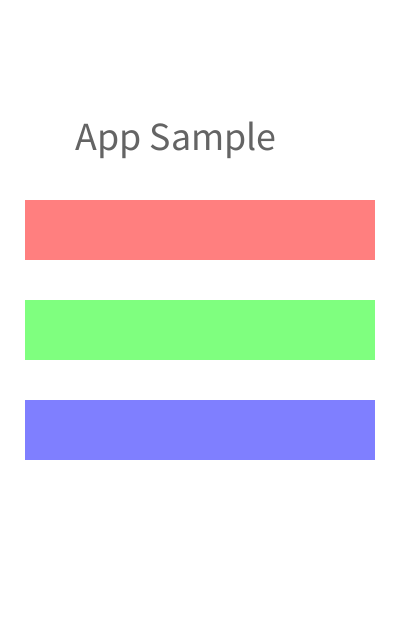
Frame 1 (no input)
Frame 60 (the mouse pressed at the canvas centre just before this capture): identical to frame 1, image omitted
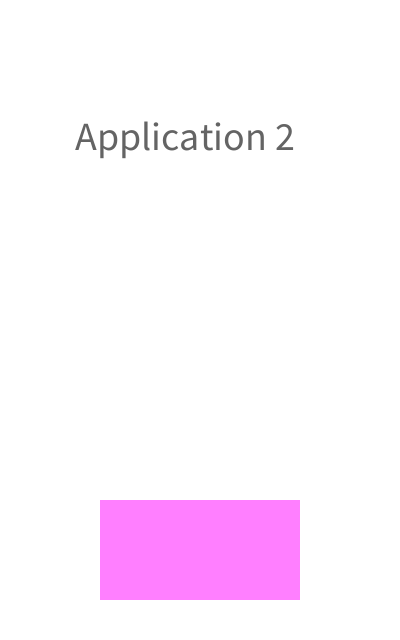
Frame 120 (the mouse held since frame 60 and released just before this capture)

The Processing sketch that drew these frames (run headless with seeded random() and noise(); from frame 60 on, the mouse is pressed at the canvas centre):

// Processing sketch: MyApp001
// ── MyApp001.pde
int mode;
int xsize;
int ysize;

void setup() {
  mode=0;
  xsize=400;
  ysize=640;
  size(400, 640);
}

void draw() {
  switch(mode) {
    case 0:
      draw_main();
      break;
    case 1:
      draw_sub1();
      break;
    case 2:
      draw_sub2();
      break;
    case 3:
      draw_sub3();
      break;
    default:
      mode=0;
      draw_main();
      break;
  }
}
// ── main.pde
void draw_main() {
  noStroke();
  fill(255,255,255);
  rect(0,0,xsize,ysize);
  
  textSize(40);
  fill(100,100,100);
  text("App Sample", 75, 150);
  fill(255,127,127);
  rect(25,200,xsize-50,60);
  fill(127,255,127);
  rect(25,300,xsize-50,60);
  fill(127,127,255);
  rect(25,400,xsize-50,60);
  
  if (mousePressed) {
    if (mouseX >= 25 && mouseX <=xsize-50) {
      if(mouseY >= 200 && mouseY <= 260) { mode=1;}
      else if(mouseY >= 300 && mouseY <= 360) { mode=2; }
      else if(mouseY >= 400 && mouseY <= 460) { mode=3; }
    }
  }
}
// ── sub1.pde
void draw_sub1() {
  noStroke();
  fill(255,255,255);
  rect(0,0,xsize,ysize);
  
  textSize(40);
  fill(100,100,100);
  text("Application 1", 75, 150);
  
  fill(127,255,255);
  rect(100,500,xsize-200,100);
  
  if (mousePressed) {
    if (mouseX >= 100 && mouseX <=xsize-100) {
      if(mouseY >= 500 && mouseY <= 600) { mode=0;}
    }
  }
}
// ── sub2.pde
void draw_sub2() {
  noStroke();
  fill(255,255,255);
  rect(0,0,xsize,ysize);
  
  textSize(40);
  fill(100,100,100);
  text("Application 2", 75, 150);
  
  fill(255,127,255);
  rect(100,500,xsize-200,100);
  
  if (mousePressed) {
    if (mouseX >= 100 && mouseX <=xsize-100) {
      if(mouseY >= 500 && mouseY <= 600) { mode=0;}
    }
  }
}
// ── sub3.pde
void draw_sub3() {
  noStroke();
  fill(255,255,255);
  rect(0,0,xsize,ysize);
  
  textSize(40);
  fill(100,100,100);
  text("Application 3", 75, 150);
  
  fill(255,255,127);
  rect(100,500,xsize-200,100);
  
  if (mousePressed) {
    if (mouseX >= 100 && mouseX <=xsize-100) {
      if(mouseY >= 500 && mouseY <= 600) { mode=0;}
    }
  }
}
// ── sub4.pde
void draw_sub4() {
  noStroke();
  fill(255,255,255);
  rect(0,0,xsize,ysize);
  
  textSize(40);
  fill(100,100,100);
  text("Application 3", 75, 150);
  
  fill(255,255,127);
  rect(100,500,xsize-200,100);
  
  if (mousePressed) {
    if (mouseX >= 100 && mouseX <=xsize-100) {
      if(mouseY >= 500 && mouseY <= 600) { mode=0;}
    }
  }
}
